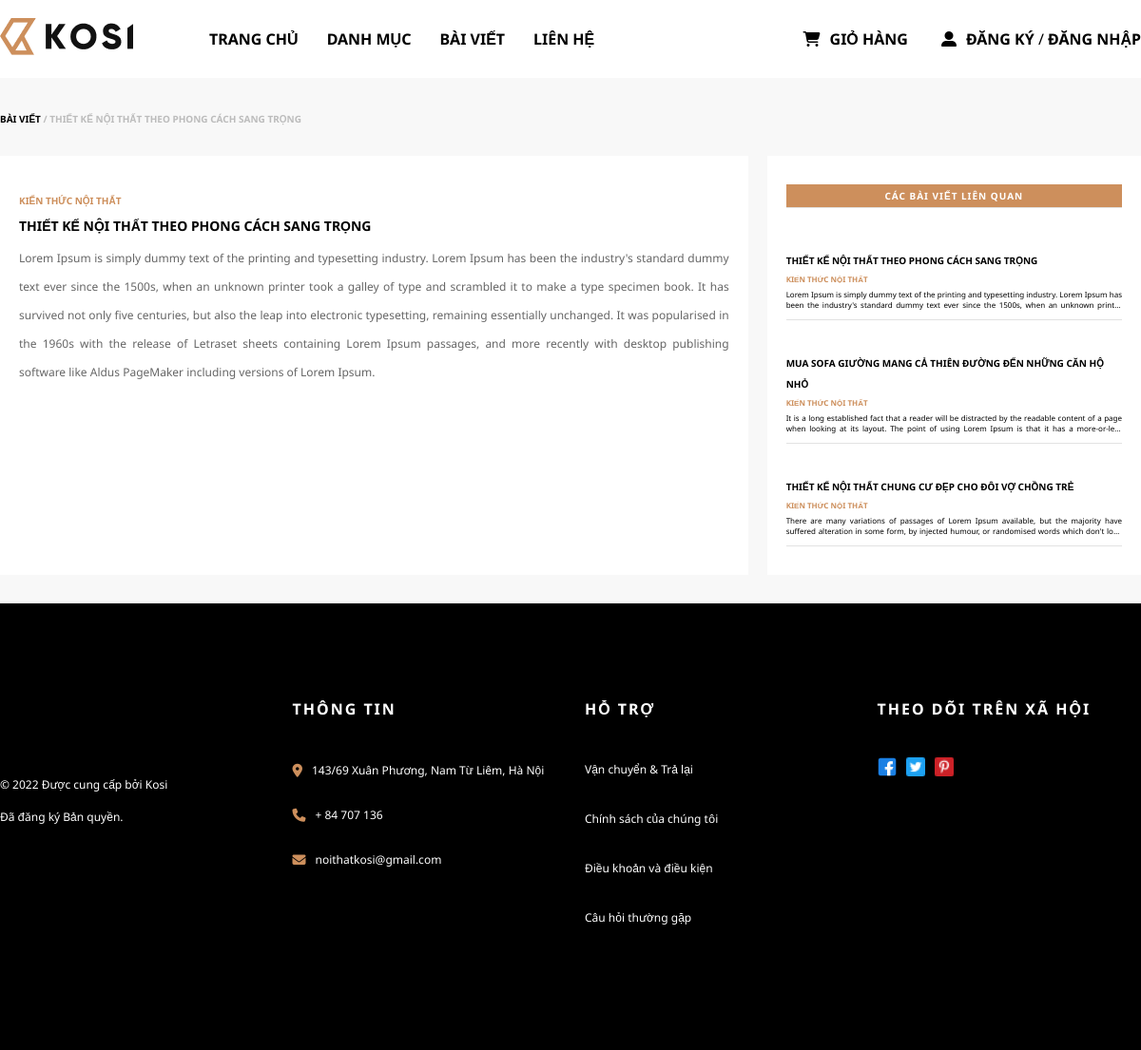
Screenshot of /?role=client&mod=detailBlog&id_blog=3 with the database file from the repository.
### tables this page shows
CREATE TABLE `blog` (
  `id_blog` int(11) NOT NULL,
  `title_blog` varchar(255) NOT NULL,
  `des_blog` text NOT NULL,
  `img_blog` varchar(255) NOT NULL,
  `at_blog` timestamp NOT NULL DEFAULT current_timestamp() ON UPDATE current_timestamp()
);

### libraries/database.php (called while the page is built, shortened)
<?php
function db_query($query_string) {
    global $conn;
    $result = mysqli_query($conn, $query_string);
    return $result;
}
function db_fetch_row($query_string) {
    $mysqli_result = db_query($query_string);
    $result = mysqli_fetch_assoc($mysqli_result);
    return $result;
}
function db_fetch_array($query_string) {
    $result = array();
    $mysqli_result = db_query($query_string);
    while ($row = mysqli_fetch_assoc($mysqli_result)) {
        $result[] = $row;
    }
    return $result;
}

### modules/client/detailBlog/models/indexModel.php (called while the page is built)
<?php
function get_one_blog($id_blog) {
    $result = db_fetch_row("SELECT * FROM `blog` WHERE `id_blog` = $id_blog");
    return $result;
}
function get_list_blog() {
    $result = db_fetch_array("SELECT * FROM `blog`");
    return $result;
}
function get_list_categories() {
    $result = db_fetch_array("SELECT * FROM `categories`");
    return $result;
}

### modules/client/detailBlog/controllers/indexController.php (called while the page is built, shortened)
<?php
function indexAction() {
    $id_blog = $_GET['id_blog'];
    $data['bloglist'] = get_list_blog();
    $data['blog'] = get_one_blog($id_blog);
    $data['categories']= get_list_categories();
    load_view('index',$data);
}

### core/router.php (called while the page is built, shortened)
<?php
$method = $_SERVER['REQUEST_METHOD'] === 'GET' ? '' : $_SERVER['REQUEST_METHOD'];
$action_name = get_action().ucfirst(strtolower($method)).'Action';
call_function(array('construct', $action_name));

### core/appload.php (called while the page is built, shortened)
<?php
require CONFIGPATH . DIRECTORY_SEPARATOR . 'database.php';
require LIBPATH . DIRECTORY_SEPARATOR . 'database.php';
require COREPATH . DIRECTORY_SEPARATOR . 'base.php';
require COREPATH . DIRECTORY_SEPARATOR . 'router.php';

### index.php (called while the page is built, shortened)
<?php
require COREPATH.DIRECTORY_SEPARATOR.'appload.php';

### modules/client/detailBlog/views/indexView.php (the view, shortened to what this page needs)
<?php get_header('', 'Chi tiết bài viết') ?>
<div class="container-detail-blog">
    <div class="title">
        <span><a href="?role=client&mod=blog">BÀI VIẾT</a> / <?php echo $blog['title_blog']?></span>
    </div>
        <div class="container-detail-group">
            <div class="detail-left">
                <div class="container-detail-blog-user">
                    <div class="">
                        <span>KIẾN THỨC NỘI THẤT</span>
                    </div>
                </div>
                <div class="container-detail-blog-title">
                    <h3><?php echo $blog['title_blog']?></h3>
                </div>
                <div class="container-detail-blog-content">
                    <p><?php echo $blog['des_blog']?></p>
                </div>
            </div>
            <div class="detail-right">
                <h1>CÁC BÀI VIẾT LIÊN QUAN</h1>
                <div class="detail-right-content">
                    <?php foreach($bloglist as $blogs){
                        ?>
                        <div class="detail-right-content-items">
                            <div class="detail-right-content-items-img">
                            </div>
                            <div class="detail-right-content-items-nd">
                                <a href="?role=client&mod=detailBlog&id_blog=<?php echo $blogs['id_blog']?>"><?php echo $blogs['title_blog']?></a>
                                <div class="container-detail-blog-user" style="font-size: 8px; padding-top: 5px;">
                                    <div class="" style="">
                                        <span style="">KIẾN THỨC NỘI THẤT</span>
                                    </div>
                                </div>
                                <p style="padding-top: 5px;"><?php echo $blogs['des_blog']?></p>
                            </div>
                        </div>
                        <?php
                    }?>
                </div>
            </div>
        </div>
    </div>
    <?php get_footer('') ?>

### core/base.php (shortened to what this page needs)
<?php
function get_role() {
    global $config;
    $role = isset($_GET['role']) ? $_GET['role'] : $config['default_role'];
    return $role;
}
function get_module() {
    global $config;
    $module = isset($_GET['mod']) ? $_GET['mod'] : $config['default_module'];
    return $module;
}
function call_function($list_function = array()) {
    if (is_array($list_function)) {
        foreach ($list_function as $f) {
            if (function_exists($f())) {
                $f();
            }
        }
    }
}
function load_view($name, $data_send = array()) {
    $data = $data_send;
    $path = MODULESPATH . DIRECTORY_SEPARATOR . get_role() . DIRECTORY_SEPARATOR .  get_module() . DIRECTORY_SEPARATOR . 'views' . DIRECTORY_SEPARATOR . $name . 'View.php';
    if (file_exists($path)) {
        require $path;
    } else {
        echo "Không tìm thấy {$path}";
    }
}
function get_header($name = '', $title = '') {
    if (empty($name)) {
        $name = 'header';
    } else {
        $name = "header-{$name}";
    }
    $path = LAYOUTPATH . DIRECTORY_SEPARATOR . $name . '_' . get_role() . '.php';
    if (file_exists($path)) {
        require $path;
    } else {
        echo "Không tìm thấy {$path}";
    }
}
function get_footer($name = '') {
    if (empty($name)) {
        $name = 'footer';
    } else {
        $name = "footer-{$name}";
    }
    $path = LAYOUTPATH . DIRECTORY_SEPARATOR . $name . '_' . get_role() . '.php';
    if (file_exists($path)) {
        require $path;
    } else {
        echo "Không tìm thấy {$path}";
    }
}
function is_auth()
{
    return isset($_SESSION["auth"]);
}
?>

### layout/header-base_client.php (shortened to what this page needs)
<!DOCTYPE html>
<html lang="en">
<head>
    <link rel="stylesheet" href="https://cdnjs.cloudflare.com/ajax/libs/font-awesome/6.2.0/css/all.min.css">
</head>
<body>

### layout/header_client.php (shortened to what this page needs)
<?php get_header('base', $title) ?>
    <div class="container-header" id="myHeader">
        <div class="header">
            <div class="header-left">
                <div class="header-left-logo">
                    <a href="?role=client&mod=home"><img src="public/image/logo.jpg" alt=""></a>
                </div>
                <div class="header-left-nav">
                    <div class="nav-main">
                        <ul class="ul_main">
                            <li><a href="?role=client&mod=home">TRANG CHỦ</a></li>
                            <li><a href="#">DANH MỤC</a>
                            </li>
                            <li><a href="?role=client&mod=blog">BÀI VIẾT</a></li>
                            <li><a href="?role=client&mod=lienhe">LIÊN HỆ</a></li>
                        </ul>
                    </div>
                </div>
            </div>
            <div class="header-right">
                <div class="header-right-acount">
                    <a href="?role=client&mod=cart" class="cart">
                        <i class="fas fa-shopping-cart"></i>
                        <p>GIỎ HÀNG</p>
                    </a>
                </div>
                <div class="header-right-shop">
                    <?php
                    if(is_auth()){
                      ?>
                        <div class="container-output">
                        <i class="fas fa-user-alt"></i>
                        <div class="users-output">
                            <a href="?role=client&mod=users" class="output-main">CÁ NHÂN
                                <ul class="output-sub">
                                    <li><a href="?role=client&mod=users">TÀI KHOẢN CỦA TÔI</a></li>
                                    <li><a href="?role=client&mod=users&action=quanly">ĐƠN HÀNG CỦA TÔI</a></li>
                                    <?php
                                    if($_SESSION['auth']['role']==2){
                                        ?>
                                        <li><a href="?role=admin">TRANG QUẢN TRỊ</a></li>
                                        <?php
                                    }
                                    ?>
                                    <li><a href="?role=client&mod=auth&action=logout">ĐĂNG XUẤT</a></li>
                                </ul>
                            </a>
                        </div>
                    </div>
                      <?php
                    }else{
                        ?>
                        <div class="container-input">
                        <i class="fas fa-user-alt"></i>
                        <div class="users-input">
                            <a href="?role=client&mod=dangky">ĐĂNG KÝ</a> / <a href="?role=client&mod=auth">ĐĂNG NHẬP</a>
                        </div>
                    </div>
                        <?php
                    }
                    ?>
                </div>
            </div>
        </div>
    </div>

### layout/footer_client.php (shortened to what this page needs)
<div class="container-footer">
        <div class="footer">
            <div class="footer-items-1">
                <div class="footer-logo">
                </div>
                <p>© 2022 Được cung cấp bởi Kosi<br>
                    <br>
                    Đã đăng ký Bản quyền.
                </p>
            </div>
            <div class="footer-items-2">
                <h4>THÔNG TIN</h4>
                <div class="footer-contact">
                    <i class="fas fa-map-marker-alt"></i>
                    <p>143/69 Xuân Phương, Nam Từ Liêm, Hà Nội</p>
                </div>
                <div class="footer-contact">
                    <i class="fas fa-phone"></i>
                    <p>+ 84 707 136</p>
                </div>
                <div class="footer-contact">
                    <i class="fas fa-envelope"></i>
                    <p>noithatkosi@gmail.com</p>
                </div>
            </div>
            <div class="footer-items-3">
                <h4>HỖ TRỢ</h4>
                <ul>
                    <li><a href="#">Vận chuyển & Trả lại</a></li>
                    <li><a href="#">Chính sách của chúng tôi</a></li>
                    <li><a href="#">Điều khoản và điều kiện</a></li>
                    <li><a href="#">Câu hỏi thường gặp</a></li>
                </ul>
            </div>
            <div class="footer-items-4">
                <h4>THEO DÕI TRÊN XÃ HỘI</h4>
                <div class="icon-mxh">
                    <a href="#">
                        <img src="public/image/fb2.png" alt="">
                    </a>
                    <a href="#">
                        <img src="public/image/twitter.png" alt="">
                    </a>
                    <a href="#">
                        <img src="public/image/piterest.png" alt="">
                    </a>
                </div>
            </div>
        </div>
    </div>
<?php get_footer('base') ?>
</body>
</html>

### layout/footer-base_client.php (shortened to what this page needs)
</body>
</html>

### modules/client/detailBlog/views/indexView.php (style rules this page uses)
* { padding: 0px; margin: 0px; font-family: 'Noto Sans', sans-serif; }
.container-header { background-color: white; width: 100%; z-index: 1; }
.header { max-width: 1280px; margin: 0 auto; display: flex; align-items: center; justify-content: space-between; }
.header-left { display: flex; justify-content: center; align-items: center; gap: 80px; }
.header-left .header-left-nav .nav-main .ul_main { display: flex; gap: 30px; list-style-type: none; position: relative; }
.header-left .header-left-nav .nav-main .ul_main li { padding: 30px 0px; }
.header-left .header-left-nav .nav-main .ul_main li a { text-decoration: none; color: black; font-weight: bold; font-size: 16px; }
.header-right { display: flex; align-items: center; gap: 35px; }
.header-right .header-right-acount .cart { display: flex; align-items: center; text-decoration: none; font-weight: bold; gap: 10px; font-size: 16px; color: black; }
.header-right .header-right-shop .container-input { display: flex; align-items: center; gap: 10px; }
.header-right .header-right-shop .container-input .users-input a { text-decoration: none; color: black; font-size: 16px; font-weight: bold; }
.container-detail-blog { background-color: #f8f8f8; padding: 30px 0px; }
.container-detail-group { max-width: 1280px; margin: 0 auto; display: grid; grid-template-columns: 2fr 1fr; grid-gap: 20px; }
.detail-left { padding: 30px 20px; background-color: white; }
.container-detail-blog-title h3 { text-transform: uppercase; font-size: 14px; padding: 10px 0px; color: black; font-weight: bold; }
.container-detail-blog-user { display: flex; gap: 5px; align-items: center; color: #cd8f5c; font-weight: bold; font-size: 10px; padding-top: 10px; }
.container-detail-blog-content p { text-align: justify; line-height: 30px; font-size: 12px; color: #666666; }
.detail-right { background-color: white; padding: 30px 20px; }
.detail-right h1 { font-size: 10px; text-align: center; color: white; border-bottom: 1px solid #e2e2e2; padding-bottom: 10px; background-color: #cd8f5c; padding: 5px; letter-spacing: 1px; }
.detail-right-content { padding-top: 10px; }
.detail-right-content-items { border-bottom: 1px solid #e2e2e2; padding: 10px 0px; }
.detail-right-content-items-nd a { font-size: 10px; color: black; font-weight: bold; text-decoration: none; }
.detail-right-content-items-nd p { font-size: 8px; display: inline-block; word-wrap: break-word; white-space: normal; overflow: hidden; display: -webkit-box; text-overflow: ellipsis; -webkit-box-orient: vertical; -webkit-line-clamp: 2; text-align: justify; }
.title { max-width: 1280px; margin: 0 auto; padding-bottom: 30px; }
.title span { font-size: 10px; font-weight: bold; color: #7777; }
.title span a { text-decoration: none; color: black; }

### layout/footer_client.php (style rules this page uses)
* { padding: 0px; margin: 0px; font-family: 'Noto Sans', sans-serif; }
.container-footer { background-color: black; }
.footer { max-width: 1280px; margin: 0 auto; display: grid; grid-template-columns: 1fr 1fr 1fr 1fr; grid-gap: 30px; padding: 100px 0px; }
.footer-items-1 { padding-top: 40px; }
.footer-items-1 p { font-size: 12px; padding-top: 20px; color: white; }
.footer-items-2 h4 { color: white; font-weight: bold; padding-bottom: 45px; letter-spacing: 2px; }
.footer-contact { display: flex; align-items: center; gap: 10px; padding-bottom: 30px; }
.footer-contact p { color: white; font-size: 12px; }
.footer-contact i { color: white; font-size: 14px; color: #cd8f5c; }
.footer-items-3 h4 { color: white; font-weight: bold; padding-bottom: 40px; letter-spacing: 2px; }
.footer-items-3 ul { list-style-type: none; }
.footer-items-3 ul li { padding-bottom: 30px; }
.footer-items-3 ul li a { text-decoration: none; font-size: 12px; color: white; }
.footer-items-4 h4 { color: white; font-weight: bold; padding-bottom: 40px; letter-spacing: 2px; }
.footer-items-4 .icon-mxh { padding-bottom: 30px; display: flex; align-items: center; gap: 10px; }
.footer-items-4 .icon-mxh a img { width: 20px; }

### rows the page displays
blog: title_blog "THIẾT KẾ NỘI THẤT THEO PHONG CÁCH SANG TRỌNG", des_blog "Lorem Ipsum is simply dummy text of the printing and typesetting industry. Lorem Ipsum has been the industry's standard dummy text ever since the 1500s, when an unknown printer took a galley of type and scrambled it to make a type specimen book. It has survived not only five centuries, but also the leap into electronic typesetting, remaining essentially unchanged. It was popularised in the 1960s with the release of Letraset sheets containing Lorem Ipsum passages, and more recently with desktop publishing software like Aldus PageMaker including versions of Lorem Ipsum.", des_blog "Lorem Ipsum is simply dummy text of the printing and typesetting industry. Lorem Ipsum has been the industry's standard dummy text ever since the 1500s, when an unknown…"
blog: title_blog "MUA SOFA GIƯỜNG MANG CẢ THIÊN ĐƯỜNG ĐẾN NHỮNG CĂN HỘ NHỎ", des_blog "It is a long established fact that a reader will be distracted by the readable content of a page when looking at its layout. The point of using Lorem Ipsum is that it has a…"
blog: title_blog "THIẾT KẾ NỘI THẤT CHUNG CƯ ĐẸP CHO ĐÔI VỢ CHỒNG TRẺ", des_blog "There are many variations of passages of Lorem Ipsum available, but the majority have suffered alteration in some form, by injected humour, or randomised words which don't…"
